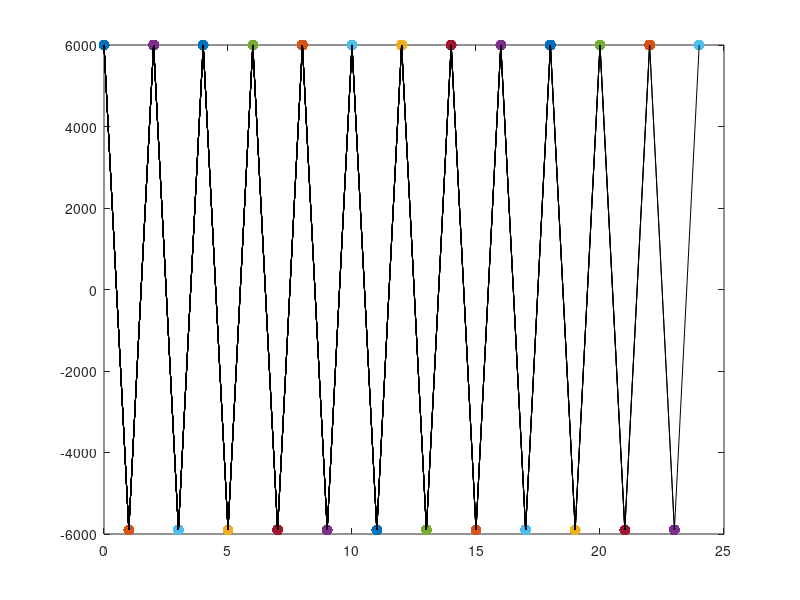

This figure's MATLAB source:
P = [];                 %Assigning an empty matrix. Making P empty.
a0 = 6000;              %a0 is 6000;
m0 = 0;                 %m0 is 0;
w0 = 300;               %w0 is 300;
P(1,:) = [m0, w0, a0];  %First production values
figure                  %Open a new figure
plot(0,a0,'.','markersize',24); %Plot the first values
hold on;                %Make sure that the plot is held
xlim([0 25])            %Indicate the right x-limits
i = 1;                  %Initialize our counter
while i < 25            %the subject is in charge for 24 months = 2 yrs
    P                   %Show the subject the production values so far
    a = input('How many workers this month?')   %Get the user input
    b = 20 * a - a0     %This is the engine. Determines how much sugar is produced
    a0 = b;             %Assign a new a0
    plot(i, a0,'.','markersize',24);   %Plot it in the big figure
    P(i+1,:) = [i,a,b]; %Assign a new row in the P(roduction) matrix
    plot(P(:,1),P(:,3),'color','k'); %Connect the dots
    i = i + 1;          %Increment counter
end                     %End loop
